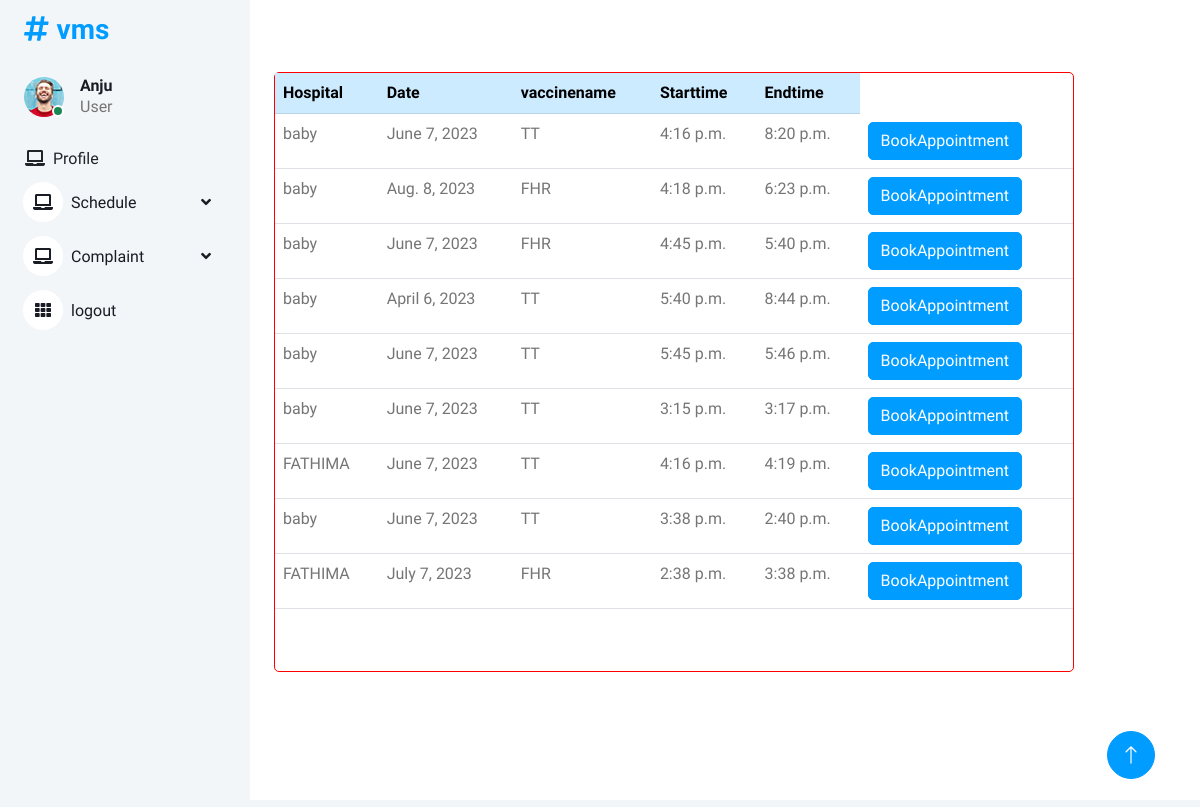
Screenshot of /schedule_viewu/ with the database file from the repository.
### vmsapp/models.py (models this page shows)
class Scheduleadd(models.Model):
    hospital =models.ForeignKey(Hospital,on_delete=models.DO_NOTHING)
    date =models.DateField()
    vaccinename =models.ForeignKey(Vaccine,on_delete=models.CASCADE)
    starttime =models.TimeField()
    endtime =models.TimeField()

class Hospital(models.Model):
    name = models.CharField(max_length=250,blank=True,null=True)
    place = models.CharField(max_length=20,blank=True,null=True)
    email = models.EmailField()
    contact = models.CharField(max_length=250,blank=True,null=True)
    def __str__(self):
        return self.name or f"Hospital {self.name}"

class Vaccine(models.Model):
    vaccinename =models.CharField(max_length=250,blank=True,null=True)
    vaccinetype =models.CharField(max_length=20,blank=True,null=True)
    description =models.CharField(max_length=2000,blank=True,null=True)
    def __str__(self):
        return self.vaccinename or f"Vaccine {self.vaccinename}"

### vmsapp/user_views.py (the view)
# urls.py: path('schedule_viewu/',user_views.schedule_viewu,name='schedule_viewu'),
def schedule_viewu(request):
    new = Scheduleadd.objects.all()
    return render(request,'usertemp/schedule_viewu.html',{'new':new})

### templates/usertemp/schedule_viewu.html (shortened to what this page needs)
{% extends 'usertemp/base.html' %}
{% load crispy_forms_tags %}
{% block content %}
<div class="card mx-auto mt-5
" style="width: 800px; height:600px; border:1px solid red"  >
<table class="table">
  <tbody>
  <tr class="table-primary">
    <th>Hospital</th>
    <th>Date</th>
    <th>vaccinename</th>
    <th>Starttime</th>
    <th>Endtime</th>
  </tr>
  {% for i in new %}
    <tr>
      <td>{{i.hospital}}</td>
      <td>{{i.date}}</td>
      <td>{{i.vaccinename}}</td>
      <td>{{i.starttime}}</td>
      <td>{{i.endtime}}</td>
        <td>
          <a href="{% url 'bookappointment' i.id %}"><button type="submit" class="btn btn-primary">BookAppointment</button></a>
          </td>
    </tr>
    {% empty %}
  <tr>
    <td colspan="7"><h3>No Results Found</h3></td>
  </tr>
  {% endfor %}
  </tbody>
</table>
</div>
{% endblock %}

### static/Admindashboard/css/style.css (style rules this page uses)
:root { --primary: #009CFF; --light: #F3F6F9; --dark: #191C24; }
.btn { transition: .5s; }
.btn.btn-primary { color: #FFFFFF; }

### rows the page displays
Scheduleadd: hospital "baby", date "June 7, 2023", vaccinename "TT", starttime "4:16 p.m.", endtime "8:20 p.m."
Scheduleadd: hospital "baby", date "Aug. 8, 2023", vaccinename "FHR", starttime "4:18 p.m.", endtime "6:23 p.m."
Scheduleadd: hospital "baby", date "June 7, 2023", vaccinename "FHR", starttime "4:45 p.m.", endtime "5:40 p.m."
Scheduleadd: hospital "baby", date "April 6, 2023", vaccinename "TT", starttime "5:40 p.m.", endtime "8:44 p.m."
Scheduleadd: hospital "baby", date "June 7, 2023", vaccinename "TT", starttime "5:45 p.m.", endtime "5:46 p.m."
Scheduleadd: hospital "baby", date "June 7, 2023", vaccinename "TT", starttime "3:15 p.m.", endtime "3:17 p.m."
Scheduleadd: hospital "FATHIMA", date "June 7, 2023", vaccinename "TT", starttime "4:16 p.m.", endtime "4:19 p.m."
Scheduleadd: hospital "baby", date "June 7, 2023", vaccinename "TT", starttime "3:38 p.m.", endtime "2:40 p.m."
Scheduleadd: hospital "FATHIMA", date "July 7, 2023", vaccinename "FHR", starttime "2:38 p.m.", endtime "3:38 p.m."
